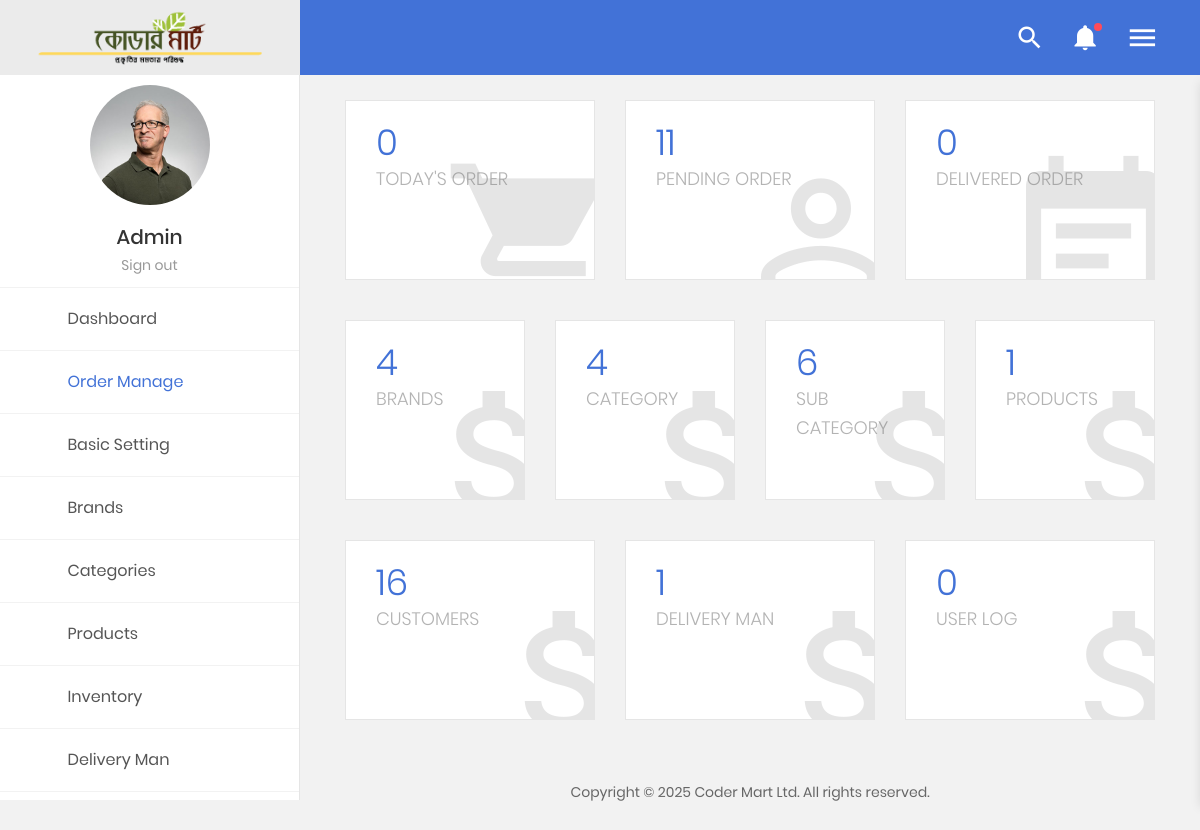
Before: /admin/home/index.php (signed in) with the older database file.
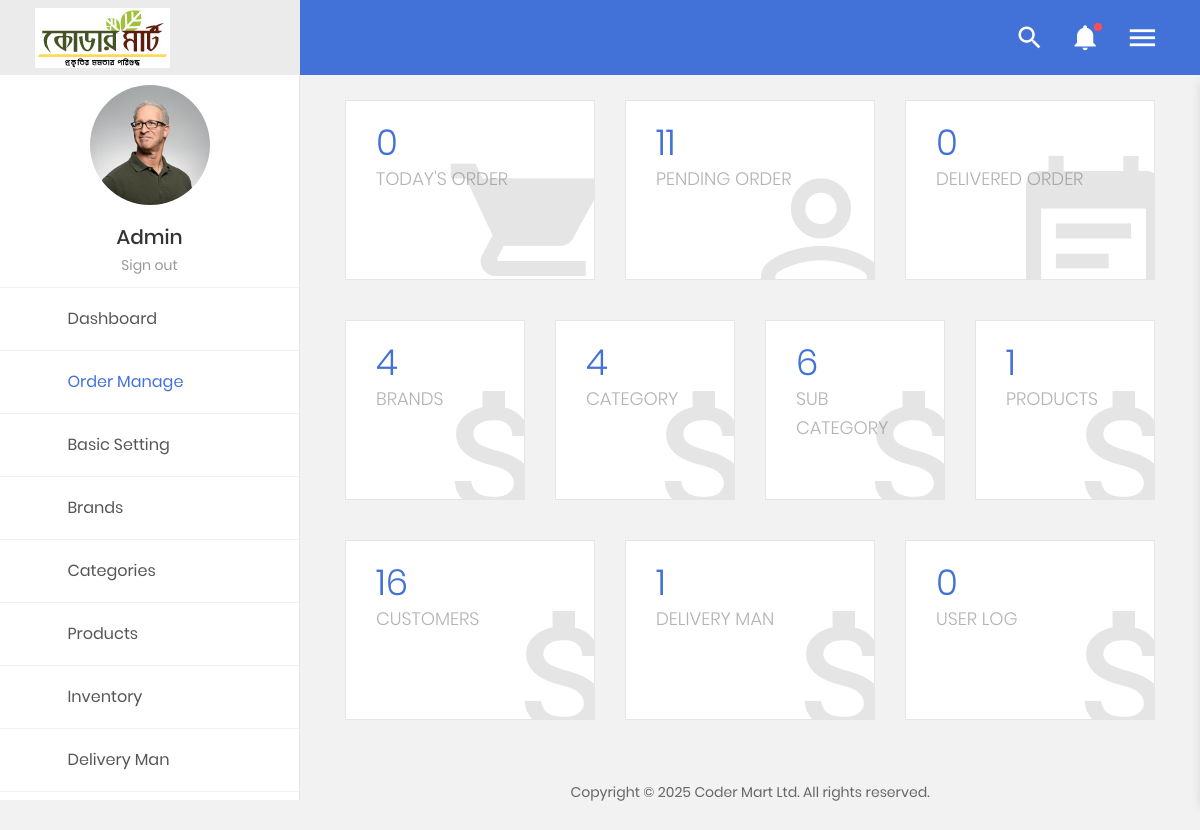
After: the same page with the newer database file.
### tables this page shows
CREATE TABLE `basic` (
  `id` int(11) NOT NULL,
  `compName` varchar(50) NOT NULL,
  `compName_en` varchar(50) DEFAULT NULL,
  `address` varchar(255) NOT NULL,
  `phone` varchar(25) NOT NULL,
  `office_phone` varchar(25) NOT NULL,
  `email` varchar(100) NOT NULL,
  `logo` varchar(255) NOT NULL,
  `currency` varchar(255) NOT NULL,
  `facebook` varchar(100) NOT NULL,
  `twitter` varchar(100) NOT NULL,
  `linkedin` varchar(100) NOT NULL,
  `delivery_method` varchar(255) NOT NULL,
  `messanger_group` varchar(150) NOT NULL,
  `whatapps_group` varchar(150) NOT NULL,
  `open_time` varchar(100) NOT NULL,
  `close_time` varchar(100) NOT NULL,
  `updationDate` timestamp NOT NULL DEFAULT current_timestamp()
);

### admin/include/config.php (called while the page is built, shortened)
<?php
   $con = mysqli_connect(DB_SERVER,DB_USER,DB_PASS,DB_NAME);
	$sql=mysqli_query($con,"select * from basic where id='1'");
	while($row=mysqli_fetch_array($sql))
	{
		$compName=$row['compName'];
	}
?>

### admin/home/share/menu.php (the view, shortened to what this page needs)
<aside class="menu-sidebar2">
            <div class="logo">
				<a href="index.php">
					<?php
					$sql=mysqli_query($con,"select * from basic where id='1'");
					while($row=mysqli_fetch_array($sql))
					{	?>
					<img src="../logo/<?php echo $row['id'];?>/<?php echo $row['logo'];?>"  alt="<?php if(isset($compName)){ echo $compName;}?>"/>
					<?php } ?>
				</a>
            </div>
            <div class="menu-sidebar2__content js-scrollbar1">
                <div class="account2">
                    <div class="image img-cir img-120">
                        <img src="images/icon/avatar-big-01.jpg" alt="John Doe" />
                    </div>
					<?php
					$sql=mysqli_query($con,"select * from admin where id='1'");
					while($row=mysqli_fetch_array($sql))
					{	?>
				    <h4 class="name"><?php echo $row['username'];?></h4>
					<?php } ?>
                    <a href="../logout.php">Sign out</a>
                </div>
                <nav class="navbar-sidebar2">
                    <ul class="list-unstyled navbar__list">
						<li>
                            <a href="index.php">
                                <i class="fas fa-shopping-basket"></i>Dashboard</a>
                        </li>
						<li class="active has-sub">
                            <a class="js-arrow" href="#">
                                <i class="fas fa-tachometer-alt"></i>Order Manage
                                <span class="arrow">
                                    <i class="fas fa-angle-down"></i>
                                </span>
                            </a>
                        </li>
                        <li class="has-sub">
                            <a class="js-arrow" href="#">
                                <i class="fas fa-tachometer-alt"></i>Basic Setting
                                <span class="arrow">
                                    <i class="fas fa-angle-down"></i>
                                </span>
                            </a>
                        </li>
						<li>
                            <a href="brands.php">
                                <i class="fas fa-shopping-basket"></i>Brands</a>
                        </li>
                        <li class="has-sub">
                            <a class="js-arrow" href="#">
                                <i class="fas fa-trophy"></i>Categories
                                <span class="arrow">
                                    <i class="fas fa-angle-down"></i>
                                </span>
                            </a>
                        </li>
						<li class="has-sub">
                            <a class="js-arrow" href="#">
                                <i class="fas fa-trophy"></i>Products
                                <span class="arrow">
                                    <i class="fas fa-angle-down"></i>
                                </span>
                            </a>
                        </li>
						<li class="has-sub">
                            <a class="js-arrow" href="#">
                                <i class="fas fa-trophy"></i>Inventory
                                <span class="arrow">
                                    <i class="fas fa-angle-down"></i>
                                </span>
                            </a>
                        </li>
						<li>
                            <a href="index.php">
                                <i class="fas fa-shopping-basket"></i>Delivery Man</a>
                        </li>
                        <li class="has-sub">
                            <a class="js-arrow" href="#">
                                <span class="arrow">
                                </span>
                            </a>
                        </li>
                    </ul>
                </nav>
            </div>
        </aside>

Changed rows visible on the page:
changed basic: logo: a different picture
